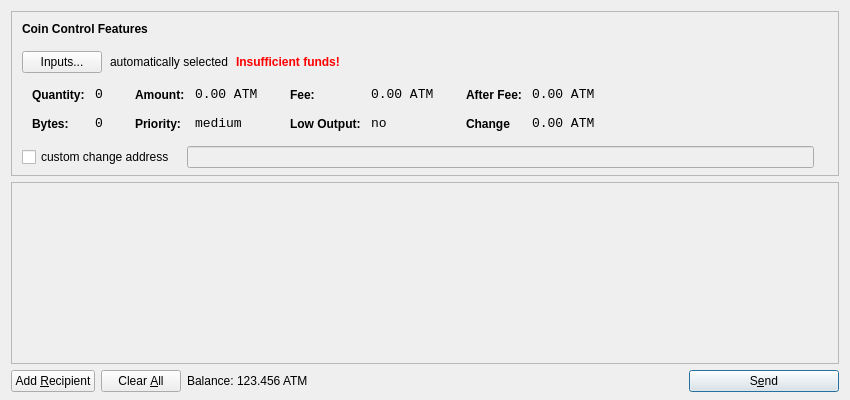
<?xml version="1.0" encoding="UTF-8"?>
<ui version="4.0">
 <class>SendCoinsDialog</class>
 <widget class="QDialog" name="SendCoinsDialog">
  <property name="geometry">
   <rect>
    <x>0</x>
    <y>0</y>
    <width>850</width>
    <height>400</height>
   </rect>
  </property>
  <property name="windowTitle">
   <string>Send Coins</string>
  </property>
  <layout class="QVBoxLayout" name="verticalLayout" stretch="0,1,0">
   <property name="bottomMargin">
    <number>8</number>
   </property>
   <item>
    <widget class="QFrame" name="frameCoinControl">
     <property name="sizePolicy">
      <sizepolicy hsizetype="Expanding" vsizetype="Expanding">
       <horstretch>0</horstretch>
       <verstretch>0</verstretch>
      </sizepolicy>
     </property>
     <property name="maximumSize">
      <size>
       <width>16777215</width>
       <height>16777215</height>
      </size>
     </property>
     <property name="frameShape">
      <enum>QFrame::StyledPanel</enum>
     </property>
     <property name="frameShadow">
      <enum>QFrame::Sunken</enum>
     </property>
     <layout class="QVBoxLayout" name="verticalLayoutCoinControl2">
      <property name="spacing">
       <number>6</number>
      </property>
      <property name="leftMargin">
       <number>0</number>
      </property>
      <property name="topMargin">
       <number>0</number>
      </property>
      <property name="rightMargin">
       <number>0</number>
      </property>
      <property name="bottomMargin">
       <number>6</number>
      </property>
      <item>
       <layout class="QVBoxLayout" name="verticalLayoutCoinControl" stretch="0,0,0,0,1">
        <property name="spacing">
         <number>0</number>
        </property>
        <property name="leftMargin">
         <number>10</number>
        </property>
        <property name="topMargin">
         <number>10</number>
        </property>
        <item>
         <layout class="QHBoxLayout" name="horizontalLayoutCoinControl1">
          <property name="bottomMargin">
           <number>15</number>
          </property>
          <item>
           <widget class="QLabel" name="labelCoinControlFeatures">
            <property name="sizePolicy">
             <sizepolicy hsizetype="Preferred" vsizetype="Maximum">
              <horstretch>0</horstretch>
              <verstretch>0</verstretch>
             </sizepolicy>
            </property>
            <property name="font">
             <font>
              <weight>75</weight>
              <bold>true</bold>
             </font>
            </property>
            <property name="styleSheet">
             <string notr="true">font-weight:bold;</string>
            </property>
            <property name="text">
             <string>Coin Control Features</string>
            </property>
           </widget>
          </item>
         </layout>
        </item>
        <item>
         <layout class="QHBoxLayout" name="horizontalLayoutCoinControl2" stretch="0,0,0,0">
          <property name="spacing">
           <number>8</number>
          </property>
          <property name="bottomMargin">
           <number>10</number>
          </property>
          <item>
           <widget class="QPushButton" name="pushButtonCoinControl">
            <property name="styleSheet">
             <string notr="true"/>
            </property>
            <property name="text">
             <string>Inputs...</string>
            </property>
           </widget>
          </item>
          <item>
           <widget class="QLabel" name="labelCoinControlAutomaticallySelected">
            <property name="text">
             <string>automatically selected</string>
            </property>
            <property name="margin">
             <number>5</number>
            </property>
           </widget>
          </item>
          <item>
           <widget class="QLabel" name="labelCoinControlInsuffFunds">
            <property name="font">
             <font>
              <weight>75</weight>
              <bold>true</bold>
             </font>
            </property>
            <property name="styleSheet">
             <string notr="true">color:red;font-weight:bold;</string>
            </property>
            <property name="text">
             <string>Insufficient funds!</string>
            </property>
            <property name="margin">
             <number>5</number>
            </property>
           </widget>
          </item>
          <item>
           <spacer name="horizontalSpacerCoinControl">
            <property name="orientation">
             <enum>Qt::Horizontal</enum>
            </property>
            <property name="sizeHint" stdset="0">
             <size>
              <width>40</width>
              <height>1</height>
             </size>
            </property>
           </spacer>
          </item>
         </layout>
        </item>
        <item>
         <widget class="QWidget" name="widgetCoinControl" native="true">
          <property name="sizePolicy">
           <sizepolicy hsizetype="Preferred" vsizetype="Preferred">
            <horstretch>0</horstretch>
            <verstretch>0</verstretch>
           </sizepolicy>
          </property>
          <property name="minimumSize">
           <size>
            <width>0</width>
            <height>0</height>
           </size>
          </property>
          <property name="styleSheet">
           <string notr="true"/>
          </property>
          <layout class="QHBoxLayout" name="horizontalLayoutCoinControl5">
           <property name="leftMargin">
            <number>0</number>
           </property>
           <property name="topMargin">
            <number>0</number>
           </property>
           <property name="rightMargin">
            <number>0</number>
           </property>
           <property name="bottomMargin">
            <number>0</number>
           </property>
           <item>
            <layout class="QHBoxLayout" name="horizontalLayoutCoinControl3" stretch="0,0,0,1">
             <property name="spacing">
              <number>20</number>
             </property>
             <property name="topMargin">
              <number>0</number>
             </property>
             <property name="bottomMargin">
              <number>10</number>
             </property>
             <item>
              <layout class="QFormLayout" name="formLayoutCoinControl1">
               <property name="horizontalSpacing">
                <number>10</number>
               </property>
               <property name="verticalSpacing">
                <number>14</number>
               </property>
               <property name="leftMargin">
                <number>10</number>
               </property>
               <property name="topMargin">
                <number>4</number>
               </property>
               <property name="rightMargin">
                <number>6</number>
               </property>
               <item row="0" column="0">
                <widget class="QLabel" name="labelCoinControlQuantityText">
                 <property name="styleSheet">
                  <string notr="true">font-weight:bold;</string>
                 </property>
                 <property name="text">
                  <string>Quantity:</string>
                 </property>
                 <property name="margin">
                  <number>0</number>
                 </property>
                </widget>
               </item>
               <item row="0" column="1">
                <widget class="QLabel" name="labelCoinControlQuantity">
                 <property name="font">
                  <font>
                   <family>Monospace</family>
                   <pointsize>10</pointsize>
                  </font>
                 </property>
                 <property name="cursor">
                  <cursorShape>IBeamCursor</cursorShape>
                 </property>
                 <property name="contextMenuPolicy">
                  <enum>Qt::ActionsContextMenu</enum>
                 </property>
                 <property name="text">
                  <string>0</string>
                 </property>
                 <property name="margin">
                  <number>0</number>
                 </property>
                 <property name="textInteractionFlags">
                  <set>Qt::LinksAccessibleByMouse|Qt::TextSelectableByKeyboard|Qt::TextSelectableByMouse</set>
                 </property>
                </widget>
               </item>
               <item row="1" column="0">
                <widget class="QLabel" name="labelCoinControlBytesText">
                 <property name="styleSheet">
                  <string notr="true">font-weight:bold;</string>
                 </property>
                 <property name="text">
                  <string>Bytes:</string>
                 </property>
                </widget>
               </item>
               <item row="1" column="1">
                <widget class="QLabel" name="labelCoinControlBytes">
                 <property name="font">
                  <font>
                   <family>Monospace</family>
                   <pointsize>10</pointsize>
                  </font>
                 </property>
                 <property name="cursor">
                  <cursorShape>IBeamCursor</cursorShape>
                 </property>
                 <property name="contextMenuPolicy">
                  <enum>Qt::ActionsContextMenu</enum>
                 </property>
                 <property name="text">
                  <string>0</string>
                 </property>
                 <property name="textInteractionFlags">
                  <set>Qt::LinksAccessibleByMouse|Qt::TextSelectableByKeyboard|Qt::TextSelectableByMouse</set>
                 </property>
                </widget>
               </item>
              </layout>
             </item>
             <item>
              <layout class="QFormLayout" name="formLayoutCoinControl2">
               <property name="horizontalSpacing">
                <number>10</number>
               </property>
               <property name="verticalSpacing">
                <number>14</number>
               </property>
               <property name="leftMargin">
                <number>6</number>
               </property>
               <property name="topMargin">
                <number>4</number>
               </property>
               <property name="rightMargin">
                <number>6</number>
               </property>
               <item row="0" column="0">
                <widget class="QLabel" name="labelCoinControlAmountText">
                 <property name="styleSheet">
                  <string notr="true">font-weight:bold;</string>
                 </property>
                 <property name="text">
                  <string>Amount:</string>
                 </property>
                 <property name="margin">
                  <number>0</number>
                 </property>
                </widget>
               </item>
               <item row="0" column="1">
                <widget class="QLabel" name="labelCoinControlAmount">
                 <property name="font">
                  <font>
                   <family>Monospace</family>
                   <pointsize>10</pointsize>
                  </font>
                 </property>
                 <property name="cursor">
                  <cursorShape>IBeamCursor</cursorShape>
                 </property>
                 <property name="contextMenuPolicy">
                  <enum>Qt::ActionsContextMenu</enum>
                 </property>
                 <property name="text">
                  <string>0.00 ATM</string>
                 </property>
                 <property name="textInteractionFlags">
                  <set>Qt::LinksAccessibleByMouse|Qt::TextSelectableByKeyboard|Qt::TextSelectableByMouse</set>
                 </property>
                </widget>
               </item>
               <item row="1" column="0">
                <widget class="QLabel" name="labelCoinControlPriorityText">
                 <property name="styleSheet">
                  <string notr="true">font-weight:bold;</string>
                 </property>
                 <property name="text">
                  <string>Priority:</string>
                 </property>
                </widget>
               </item>
               <item row="1" column="1">
                <widget class="QLabel" name="labelCoinControlPriority">
                 <property name="font">
                  <font>
                   <family>Monospace</family>
                   <pointsize>10</pointsize>
                  </font>
                 </property>
                 <property name="cursor">
                  <cursorShape>IBeamCursor</cursorShape>
                 </property>
                 <property name="contextMenuPolicy">
                  <enum>Qt::ActionsContextMenu</enum>
                 </property>
                 <property name="text">
                  <string>medium</string>
                 </property>
                 <property name="textInteractionFlags">
                  <set>Qt::LinksAccessibleByMouse|Qt::TextSelectableByKeyboard|Qt::TextSelectableByMouse</set>
                 </property>
                </widget>
               </item>
              </layout>
             </item>
             <item>
              <layout class="QFormLayout" name="formLayoutCoinControl3">
               <property name="horizontalSpacing">
                <number>10</number>
               </property>
               <property name="verticalSpacing">
                <number>14</number>
               </property>
               <property name="leftMargin">
                <number>6</number>
               </property>
               <property name="topMargin">
                <number>4</number>
               </property>
               <property name="rightMargin">
                <number>6</number>
               </property>
               <item row="0" column="0">
                <widget class="QLabel" name="labelCoinControlFeeText">
                 <property name="styleSheet">
                  <string notr="true">font-weight:bold;</string>
                 </property>
                 <property name="text">
                  <string>Fee:</string>
                 </property>
                 <property name="margin">
                  <number>0</number>
                 </property>
                </widget>
               </item>
               <item row="0" column="1">
                <widget class="QLabel" name="labelCoinControlFee">
                 <property name="font">
                  <font>
                   <family>Monospace</family>
                   <pointsize>10</pointsize>
                  </font>
                 </property>
                 <property name="cursor">
                  <cursorShape>IBeamCursor</cursorShape>
                 </property>
                 <property name="contextMenuPolicy">
                  <enum>Qt::ActionsContextMenu</enum>
                 </property>
                 <property name="text">
                  <string>0.00 ATM</string>
                 </property>
                 <property name="textInteractionFlags">
                  <set>Qt::LinksAccessibleByMouse|Qt::TextSelectableByKeyboard|Qt::TextSelectableByMouse</set>
                 </property>
                </widget>
               </item>
               <item row="1" column="0">
                <widget class="QLabel" name="labelCoinControlLowOutputText">
                 <property name="styleSheet">
                  <string notr="true">font-weight:bold;</string>
                 </property>
                 <property name="text">
                  <string>Low Output:</string>
                 </property>
                </widget>
               </item>
               <item row="1" column="1">
                <widget class="QLabel" name="labelCoinControlLowOutput">
                 <property name="font">
                  <font>
                   <family>Monospace</family>
                   <pointsize>10</pointsize>
                  </font>
                 </property>
                 <property name="cursor">
                  <cursorShape>IBeamCursor</cursorShape>
                 </property>
                 <property name="contextMenuPolicy">
                  <enum>Qt::ActionsContextMenu</enum>
                 </property>
                 <property name="text">
                  <string>no</string>
                 </property>
                 <property name="textInteractionFlags">
                  <set>Qt::LinksAccessibleByMouse|Qt::TextSelectableByKeyboard|Qt::TextSelectableByMouse</set>
                 </property>
                </widget>
               </item>
              </layout>
             </item>
             <item>
              <layout class="QFormLayout" name="formLayoutCoinControl4">
               <property name="horizontalSpacing">
                <number>10</number>
               </property>
               <property name="verticalSpacing">
                <number>14</number>
               </property>
               <property name="leftMargin">
                <number>6</number>
               </property>
               <property name="topMargin">
                <number>4</number>
               </property>
               <property name="rightMargin">
                <number>6</number>
               </property>
               <item row="0" column="0">
                <widget class="QLabel" name="labelCoinControlAfterFeeText">
                 <property name="styleSheet">
                  <string notr="true">font-weight:bold;</string>
                 </property>
                 <property name="text">
                  <string>After Fee:</string>
                 </property>
                 <property name="margin">
                  <number>0</number>
                 </property>
                </widget>
               </item>
               <item row="0" column="1">
                <widget class="QLabel" name="labelCoinControlAfterFee">
                 <property name="font">
                  <font>
                   <family>Monospace</family>
                   <pointsize>10</pointsize>
                  </font>
                 </property>
                 <property name="cursor">
                  <cursorShape>IBeamCursor</cursorShape>
                 </property>
                 <property name="contextMenuPolicy">
                  <enum>Qt::ActionsContextMenu</enum>
                 </property>
                 <property name="text">
                  <string>0.00 ATM</string>
                 </property>
                 <property name="textInteractionFlags">
                  <set>Qt::LinksAccessibleByMouse|Qt::TextSelectableByKeyboard|Qt::TextSelectableByMouse</set>
                 </property>
                </widget>
               </item>
               <item row="1" column="0">
                <widget class="QLabel" name="labelCoinControlChangeText">
                 <property name="styleSheet">
                  <string notr="true">font-weight:bold;</string>
                 </property>
                 <property name="text">
                  <string>Change</string>
                 </property>
                </widget>
               </item>
               <item row="1" column="1">
                <widget class="QLabel" name="labelCoinControlChange">
                 <property name="font">
                  <font>
                   <family>Monospace</family>
                   <pointsize>10</pointsize>
                  </font>
                 </property>
                 <property name="cursor">
                  <cursorShape>IBeamCursor</cursorShape>
                 </property>
                 <property name="contextMenuPolicy">
                  <enum>Qt::ActionsContextMenu</enum>
                 </property>
                 <property name="text">
                  <string>0.00 ATM</string>
                 </property>
                 <property name="textInteractionFlags">
                  <set>Qt::LinksAccessibleByMouse|Qt::TextSelectableByKeyboard|Qt::TextSelectableByMouse</set>
                 </property>
                </widget>
               </item>
              </layout>
             </item>
            </layout>
           </item>
          </layout>
         </widget>
        </item>
        <item>
         <layout class="QHBoxLayout" name="horizontalLayoutCoinControl4" stretch="0,0,0">
          <property name="spacing">
           <number>12</number>
          </property>
          <property name="sizeConstraint">
           <enum>QLayout::SetDefaultConstraint</enum>
          </property>
          <property name="topMargin">
           <number>5</number>
          </property>
          <property name="rightMargin">
           <number>5</number>
          </property>
          <item>
           <widget class="QCheckBox" name="checkBoxCoinControlChange">
            <property name="text">
             <string>custom change address</string>
            </property>
           </widget>
          </item>
          <item>
           <widget class="QLineEdit" name="lineEditCoinControlChange">
            <property name="enabled">
             <bool>false</bool>
            </property>
            <property name="sizePolicy">
             <sizepolicy hsizetype="Expanding" vsizetype="Fixed">
              <horstretch>0</horstretch>
              <verstretch>0</verstretch>
             </sizepolicy>
            </property>
           </widget>
          </item>
          <item>
           <widget class="QLabel" name="labelCoinControlChangeLabel">
            <property name="sizePolicy">
             <sizepolicy hsizetype="Preferred" vsizetype="Expanding">
              <horstretch>0</horstretch>
              <verstretch>0</verstretch>
             </sizepolicy>
            </property>
            <property name="minimumSize">
             <size>
              <width>0</width>
              <height>0</height>
             </size>
            </property>
            <property name="text">
             <string/>
            </property>
            <property name="margin">
             <number>3</number>
            </property>
           </widget>
          </item>
         </layout>
        </item>
        <item>
         <spacer name="verticalSpacerCoinControl">
          <property name="orientation">
           <enum>Qt::Vertical</enum>
          </property>
          <property name="sizeHint" stdset="0">
           <size>
            <width>800</width>
            <height>1</height>
           </size>
          </property>
         </spacer>
        </item>
       </layout>
      </item>
     </layout>
    </widget>
   </item>
   <item>
    <widget class="QScrollArea" name="scrollArea">
     <property name="widgetResizable">
      <bool>true</bool>
     </property>
     <widget class="QWidget" name="scrollAreaWidgetContents">
      <property name="geometry">
       <rect>
        <x>0</x>
        <y>0</y>
        <width>830</width>
        <height>172</height>
       </rect>
      </property>
      <layout class="QVBoxLayout" name="verticalLayout_2">
       <property name="leftMargin">
        <number>0</number>
       </property>
       <property name="topMargin">
        <number>0</number>
       </property>
       <property name="rightMargin">
        <number>0</number>
       </property>
       <property name="bottomMargin">
        <number>0</number>
       </property>
       <item>
        <layout class="QVBoxLayout" name="entries">
         <property name="spacing">
          <number>6</number>
         </property>
        </layout>
       </item>
       <item>
        <spacer name="verticalSpacer">
         <property name="orientation">
          <enum>Qt::Vertical</enum>
         </property>
         <property name="sizeHint" stdset="0">
          <size>
           <width>20</width>
           <height>40</height>
          </size>
         </property>
        </spacer>
       </item>
      </layout>
     </widget>
    </widget>
   </item>
   <item>
    <layout class="QHBoxLayout" name="horizontalLayout">
     <item>
      <widget class="QPushButton" name="addButton">
       <property name="toolTip">
        <string>Send to multiple recipients at once</string>
       </property>
       <property name="text">
        <string>Add &amp;Recipient</string>
       </property>
       <property name="icon">
        <iconset resource="../bitcoin.qrc">
         <normaloff>:/icons/add</normaloff>:/icons/add</iconset>
       </property>
       <property name="autoDefault">
        <bool>false</bool>
       </property>
      </widget>
     </item>
     <item>
      <widget class="QPushButton" name="clearButton">
       <property name="sizePolicy">
        <sizepolicy hsizetype="Minimum" vsizetype="Fixed">
         <horstretch>0</horstretch>
         <verstretch>0</verstretch>
        </sizepolicy>
       </property>
       <property name="toolTip">
        <string>Remove all transaction fields</string>
       </property>
       <property name="text">
        <string>Clear &amp;All</string>
       </property>
       <property name="icon">
        <iconset resource="../bitcoin.qrc">
         <normaloff>:/icons/remove</normaloff>:/icons/remove</iconset>
       </property>
       <property name="autoRepeatDelay">
        <number>300</number>
       </property>
       <property name="autoDefault">
        <bool>false</bool>
       </property>
      </widget>
     </item>
     <item>
      <layout class="QHBoxLayout" name="horizontalLayout_2">
       <property name="spacing">
        <number>3</number>
       </property>
       <item>
        <widget class="QLabel" name="label">
         <property name="sizePolicy">
          <sizepolicy hsizetype="Preferred" vsizetype="Fixed">
           <horstretch>0</horstretch>
           <verstretch>0</verstretch>
          </sizepolicy>
         </property>
         <property name="text">
          <string>Balance:</string>
         </property>
        </widget>
       </item>
       <item>
        <widget class="QLabel" name="labelBalance">
         <property name="sizePolicy">
          <sizepolicy hsizetype="Preferred" vsizetype="Fixed">
           <horstretch>0</horstretch>
           <verstretch>0</verstretch>
          </sizepolicy>
         </property>
         <property name="cursor">
          <cursorShape>IBeamCursor</cursorShape>
         </property>
         <property name="text">
          <string>123.456 ATM</string>
         </property>
         <property name="textInteractionFlags">
          <set>Qt::LinksAccessibleByMouse|Qt::TextSelectableByKeyboard|Qt::TextSelectableByMouse</set>
         </property>
        </widget>
       </item>
      </layout>
     </item>
     <item>
      <spacer name="horizontalSpacer">
       <property name="orientation">
        <enum>Qt::Horizontal</enum>
       </property>
       <property name="sizeHint" stdset="0">
        <size>
         <width>40</width>
         <height>20</height>
        </size>
       </property>
      </spacer>
     </item>
     <item>
      <widget class="QPushButton" name="sendButton">
       <property name="minimumSize">
        <size>
         <width>150</width>
         <height>0</height>
        </size>
       </property>
       <property name="toolTip">
        <string>Confirm the send action</string>
       </property>
       <property name="text">
        <string>S&amp;end</string>
       </property>
       <property name="icon">
        <iconset resource="../bitcoin.qrc">
         <normaloff>:/icons/send</normaloff>:/icons/send</iconset>
       </property>
       <property name="default">
        <bool>true</bool>
       </property>
      </widget>
     </item>
    </layout>
   </item>
  </layout>
 </widget>
 <resources>
  <include location="../bitcoin.qrc"/>
 </resources>
 <connections/>
</ui>
